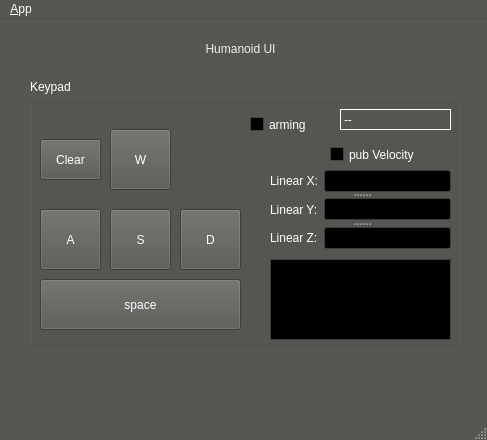
<?xml version="1.0" encoding="UTF-8"?>
<ui version="4.0">
 <class>MainWindowDesign</class>
 <widget class="QMainWindow" name="MainWindowDesign">
  <property name="geometry">
   <rect>
    <x>0</x>
    <y>0</y>
    <width>487</width>
    <height>440</height>
   </rect>
  </property>
  <property name="palette">
   <palette>
    <active>
     <colorrole role="WindowText">
      <brush brushstyle="SolidPattern">
       <color alpha="255">
        <red>255</red>
        <green>255</green>
        <blue>255</blue>
       </color>
      </brush>
     </colorrole>
     <colorrole role="Button">
      <brush brushstyle="SolidPattern">
       <color alpha="255">
        <red>85</red>
        <green>87</green>
        <blue>83</blue>
       </color>
      </brush>
     </colorrole>
     <colorrole role="Light">
      <brush brushstyle="SolidPattern">
       <color alpha="255">
        <red>127</red>
        <green>131</green>
        <blue>124</blue>
       </color>
      </brush>
     </colorrole>
     <colorrole role="Midlight">
      <brush brushstyle="SolidPattern">
       <color alpha="255">
        <red>106</red>
        <green>109</green>
        <blue>103</blue>
       </color>
      </brush>
     </colorrole>
     <colorrole role="Dark">
      <brush brushstyle="SolidPattern">
       <color alpha="255">
        <red>42</red>
        <green>43</green>
        <blue>41</blue>
       </color>
      </brush>
     </colorrole>
     <colorrole role="Mid">
      <brush brushstyle="SolidPattern">
       <color alpha="255">
        <red>56</red>
        <green>58</green>
        <blue>55</blue>
       </color>
      </brush>
     </colorrole>
     <colorrole role="Text">
      <brush brushstyle="SolidPattern">
       <color alpha="255">
        <red>255</red>
        <green>255</green>
        <blue>255</blue>
       </color>
      </brush>
     </colorrole>
     <colorrole role="BrightText">
      <brush brushstyle="SolidPattern">
       <color alpha="255">
        <red>255</red>
        <green>255</green>
        <blue>255</blue>
       </color>
      </brush>
     </colorrole>
     <colorrole role="ButtonText">
      <brush brushstyle="SolidPattern">
       <color alpha="255">
        <red>255</red>
        <green>255</green>
        <blue>255</blue>
       </color>
      </brush>
     </colorrole>
     <colorrole role="Base">
      <brush brushstyle="SolidPattern">
       <color alpha="255">
        <red>0</red>
        <green>0</green>
        <blue>0</blue>
       </color>
      </brush>
     </colorrole>
     <colorrole role="Window">
      <brush brushstyle="SolidPattern">
       <color alpha="255">
        <red>85</red>
        <green>87</green>
        <blue>83</blue>
       </color>
      </brush>
     </colorrole>
     <colorrole role="Shadow">
      <brush brushstyle="SolidPattern">
       <color alpha="255">
        <red>0</red>
        <green>0</green>
        <blue>0</blue>
       </color>
      </brush>
     </colorrole>
     <colorrole role="AlternateBase">
      <brush brushstyle="SolidPattern">
       <color alpha="255">
        <red>42</red>
        <green>43</green>
        <blue>41</blue>
       </color>
      </brush>
     </colorrole>
     <colorrole role="ToolTipBase">
      <brush brushstyle="SolidPattern">
       <color alpha="255">
        <red>255</red>
        <green>255</green>
        <blue>220</blue>
       </color>
      </brush>
     </colorrole>
     <colorrole role="ToolTipText">
      <brush brushstyle="SolidPattern">
       <color alpha="255">
        <red>0</red>
        <green>0</green>
        <blue>0</blue>
       </color>
      </brush>
     </colorrole>
     <colorrole role="PlaceholderText">
      <brush brushstyle="SolidPattern">
       <color alpha="128">
        <red>255</red>
        <green>255</green>
        <blue>255</blue>
       </color>
      </brush>
     </colorrole>
    </active>
    <inactive>
     <colorrole role="WindowText">
      <brush brushstyle="SolidPattern">
       <color alpha="255">
        <red>255</red>
        <green>255</green>
        <blue>255</blue>
       </color>
      </brush>
     </colorrole>
     <colorrole role="Button">
      <brush brushstyle="SolidPattern">
       <color alpha="255">
        <red>85</red>
        <green>87</green>
        <blue>83</blue>
       </color>
      </brush>
     </colorrole>
     <colorrole role="Light">
      <brush brushstyle="SolidPattern">
       <color alpha="255">
        <red>127</red>
        <green>131</green>
        <blue>124</blue>
       </color>
      </brush>
     </colorrole>
     <colorrole role="Midlight">
      <brush brushstyle="SolidPattern">
       <color alpha="255">
        <red>106</red>
        <green>109</green>
        <blue>103</blue>
       </color>
      </brush>
     </colorrole>
     <colorrole role="Dark">
      <brush brushstyle="SolidPattern">
       <color alpha="255">
        <red>42</red>
        <green>43</green>
        <blue>41</blue>
       </color>
      </brush>
     </colorrole>
     <colorrole role="Mid">
      <brush brushstyle="SolidPattern">
       <color alpha="255">
        <red>56</red>
        <green>58</green>
        <blue>55</blue>
       </color>
      </brush>
     </colorrole>
     <colorrole role="Text">
      <brush brushstyle="SolidPattern">
       <color alpha="255">
        <red>255</red>
        <green>255</green>
        <blue>255</blue>
       </color>
      </brush>
     </colorrole>
     <colorrole role="BrightText">
      <brush brushstyle="SolidPattern">
       <color alpha="255">
        <red>255</red>
        <green>255</green>
        <blue>255</blue>
       </color>
      </brush>
     </colorrole>
     <colorrole role="ButtonText">
      <brush brushstyle="SolidPattern">
       <color alpha="255">
        <red>255</red>
        <green>255</green>
        <blue>255</blue>
       </color>
      </brush>
     </colorrole>
     <colorrole role="Base">
      <brush brushstyle="SolidPattern">
       <color alpha="255">
        <red>0</red>
        <green>0</green>
        <blue>0</blue>
       </color>
      </brush>
     </colorrole>
     <colorrole role="Window">
      <brush brushstyle="SolidPattern">
       <color alpha="255">
        <red>85</red>
        <green>87</green>
        <blue>83</blue>
       </color>
      </brush>
     </colorrole>
     <colorrole role="Shadow">
      <brush brushstyle="SolidPattern">
       <color alpha="255">
        <red>0</red>
        <green>0</green>
        <blue>0</blue>
       </color>
      </brush>
     </colorrole>
     <colorrole role="AlternateBase">
      <brush brushstyle="SolidPattern">
       <color alpha="255">
        <red>42</red>
        <green>43</green>
        <blue>41</blue>
       </color>
      </brush>
     </colorrole>
     <colorrole role="ToolTipBase">
      <brush brushstyle="SolidPattern">
       <color alpha="255">
        <red>255</red>
        <green>255</green>
        <blue>220</blue>
       </color>
      </brush>
     </colorrole>
     <colorrole role="ToolTipText">
      <brush brushstyle="SolidPattern">
       <color alpha="255">
        <red>0</red>
        <green>0</green>
        <blue>0</blue>
       </color>
      </brush>
     </colorrole>
     <colorrole role="PlaceholderText">
      <brush brushstyle="SolidPattern">
       <color alpha="128">
        <red>255</red>
        <green>255</green>
        <blue>255</blue>
       </color>
      </brush>
     </colorrole>
    </inactive>
    <disabled>
     <colorrole role="WindowText">
      <brush brushstyle="SolidPattern">
       <color alpha="255">
        <red>42</red>
        <green>43</green>
        <blue>41</blue>
       </color>
      </brush>
     </colorrole>
     <colorrole role="Button">
      <brush brushstyle="SolidPattern">
       <color alpha="255">
        <red>85</red>
        <green>87</green>
        <blue>83</blue>
       </color>
      </brush>
     </colorrole>
     <colorrole role="Light">
      <brush brushstyle="SolidPattern">
       <color alpha="255">
        <red>127</red>
        <green>131</green>
        <blue>124</blue>
       </color>
      </brush>
     </colorrole>
     <colorrole role="Midlight">
      <brush brushstyle="SolidPattern">
       <color alpha="255">
        <red>106</red>
        <green>109</green>
        <blue>103</blue>
       </color>
      </brush>
     </colorrole>
     <colorrole role="Dark">
      <brush brushstyle="SolidPattern">
       <color alpha="255">
        <red>42</red>
        <green>43</green>
        <blue>41</blue>
       </color>
      </brush>
     </colorrole>
     <colorrole role="Mid">
      <brush brushstyle="SolidPattern">
       <color alpha="255">
        <red>56</red>
        <green>58</green>
        <blue>55</blue>
       </color>
      </brush>
     </colorrole>
     <colorrole role="Text">
      <brush brushstyle="SolidPattern">
       <color alpha="255">
        <red>42</red>
        <green>43</green>
        <blue>41</blue>
       </color>
      </brush>
     </colorrole>
     <colorrole role="BrightText">
      <brush brushstyle="SolidPattern">
       <color alpha="255">
        <red>255</red>
        <green>255</green>
        <blue>255</blue>
       </color>
      </brush>
     </colorrole>
     <colorrole role="ButtonText">
      <brush brushstyle="SolidPattern">
       <color alpha="255">
        <red>42</red>
        <green>43</green>
        <blue>41</blue>
       </color>
      </brush>
     </colorrole>
     <colorrole role="Base">
      <brush brushstyle="SolidPattern">
       <color alpha="255">
        <red>85</red>
        <green>87</green>
        <blue>83</blue>
       </color>
      </brush>
     </colorrole>
     <colorrole role="Window">
      <brush brushstyle="SolidPattern">
       <color alpha="255">
        <red>85</red>
        <green>87</green>
        <blue>83</blue>
       </color>
      </brush>
     </colorrole>
     <colorrole role="Shadow">
      <brush brushstyle="SolidPattern">
       <color alpha="255">
        <red>0</red>
        <green>0</green>
        <blue>0</blue>
       </color>
      </brush>
     </colorrole>
     <colorrole role="AlternateBase">
      <brush brushstyle="SolidPattern">
       <color alpha="255">
        <red>85</red>
        <green>87</green>
        <blue>83</blue>
       </color>
      </brush>
     </colorrole>
     <colorrole role="ToolTipBase">
      <brush brushstyle="SolidPattern">
       <color alpha="255">
        <red>255</red>
        <green>255</green>
        <blue>220</blue>
       </color>
      </brush>
     </colorrole>
     <colorrole role="ToolTipText">
      <brush brushstyle="SolidPattern">
       <color alpha="255">
        <red>0</red>
        <green>0</green>
        <blue>0</blue>
       </color>
      </brush>
     </colorrole>
     <colorrole role="PlaceholderText">
      <brush brushstyle="SolidPattern">
       <color alpha="128">
        <red>255</red>
        <green>255</green>
        <blue>255</blue>
       </color>
      </brush>
     </colorrole>
    </disabled>
   </palette>
  </property>
  <property name="windowTitle">
   <string>QRosApp</string>
  </property>
  <property name="windowIcon">
   <iconset resource="../resources/images.qrc">
    <normaloff>:/images/icon.png</normaloff>:/images/icon.png</iconset>
  </property>
  <property name="locale">
   <locale language="English" country="Australia"/>
  </property>
  <widget class="QWidget" name="centralwidget">
   <widget class="QLabel" name="label">
    <property name="geometry">
     <rect>
      <x>130</x>
      <y>10</y>
      <width>221</width>
      <height>41</height>
     </rect>
    </property>
    <property name="styleSheet">
     <string notr="true">font: 18pt &quot;Ubuntu&quot;;</string>
    </property>
    <property name="text">
     <string>&lt;html&gt;&lt;head/&gt;&lt;body&gt;&lt;p&gt;&lt;span style=&quot; color:#eeeeec;&quot;&gt;Humanoid UI&lt;/span&gt;&lt;/p&gt;&lt;/body&gt;&lt;/html&gt;</string>
    </property>
    <property name="alignment">
     <set>Qt::AlignCenter</set>
    </property>
   </widget>
   <widget class="QGroupBox" name="groupBox">
    <property name="geometry">
     <rect>
      <x>30</x>
      <y>60</y>
      <width>431</width>
      <height>271</height>
     </rect>
    </property>
    <property name="title">
     <string>Keypad</string>
    </property>
    <widget class="QPushButton" name="pushButton_S">
     <property name="geometry">
      <rect>
       <x>80</x>
       <y>130</y>
       <width>61</width>
       <height>61</height>
      </rect>
     </property>
     <property name="text">
      <string>S</string>
     </property>
    </widget>
    <widget class="QPushButton" name="pushButton_A">
     <property name="geometry">
      <rect>
       <x>10</x>
       <y>130</y>
       <width>61</width>
       <height>61</height>
      </rect>
     </property>
     <property name="text">
      <string>A</string>
     </property>
    </widget>
    <widget class="QPushButton" name="pushButton_space">
     <property name="geometry">
      <rect>
       <x>10</x>
       <y>200</y>
       <width>201</width>
       <height>51</height>
      </rect>
     </property>
     <property name="text">
      <string>space</string>
     </property>
    </widget>
    <widget class="QPushButton" name="pushButton_D">
     <property name="geometry">
      <rect>
       <x>150</x>
       <y>130</y>
       <width>61</width>
       <height>61</height>
      </rect>
     </property>
     <property name="text">
      <string>D</string>
     </property>
    </widget>
    <widget class="QPushButton" name="pushButton_clear">
     <property name="geometry">
      <rect>
       <x>10</x>
       <y>60</y>
       <width>61</width>
       <height>41</height>
      </rect>
     </property>
     <property name="text">
      <string>Clear</string>
     </property>
    </widget>
    <widget class="QSplitter" name="splitter">
     <property name="geometry">
      <rect>
       <x>240</x>
       <y>90</y>
       <width>181</width>
       <height>81</height>
      </rect>
     </property>
     <property name="orientation">
      <enum>Qt::Vertical</enum>
     </property>
     <widget class="QWidget" name="layoutWidget">
      <layout class="QHBoxLayout" name="horizontalLayout_3">
       <item>
        <widget class="QLabel" name="label_2">
         <property name="text">
          <string>Linear X:</string>
         </property>
        </widget>
       </item>
       <item>
        <widget class="QLineEdit" name="lineEditX"/>
       </item>
      </layout>
     </widget>
     <widget class="QWidget" name="layoutWidget">
      <layout class="QHBoxLayout" name="horizontalLayout_2">
       <item>
        <widget class="QLabel" name="label_3">
         <property name="text">
          <string>Linear Y:</string>
         </property>
        </widget>
       </item>
       <item>
        <widget class="QLineEdit" name="lineEditY"/>
       </item>
      </layout>
     </widget>
     <widget class="QWidget" name="layoutWidget">
      <layout class="QHBoxLayout" name="horizontalLayout">
       <item>
        <widget class="QLabel" name="label_4">
         <property name="text">
          <string>Linear Z:</string>
         </property>
        </widget>
       </item>
       <item>
        <widget class="QLineEdit" name="lineEditZ"/>
       </item>
      </layout>
     </widget>
    </widget>
    <widget class="QTextEdit" name="textEdit">
     <property name="geometry">
      <rect>
       <x>240</x>
       <y>180</y>
       <width>181</width>
       <height>81</height>
      </rect>
     </property>
    </widget>
    <widget class="QCheckBox" name="checkBoxVel">
     <property name="geometry">
      <rect>
       <x>300</x>
       <y>60</y>
       <width>121</width>
       <height>31</height>
      </rect>
     </property>
     <property name="text">
      <string>pub Velocity</string>
     </property>
    </widget>
    <widget class="QPushButton" name="pushButton_W">
     <property name="geometry">
      <rect>
       <x>80</x>
       <y>50</y>
       <width>61</width>
       <height>61</height>
      </rect>
     </property>
     <property name="text">
      <string>W</string>
     </property>
    </widget>
    <widget class="QLabel" name="label_mode">
     <property name="geometry">
      <rect>
       <x>310</x>
       <y>30</y>
       <width>111</width>
       <height>21</height>
      </rect>
     </property>
     <property name="frameShape">
      <enum>QFrame::Box</enum>
     </property>
     <property name="text">
      <string>--</string>
     </property>
    </widget>
    <widget class="QCheckBox" name="checkBoxArming">
     <property name="geometry">
      <rect>
       <x>220</x>
       <y>30</y>
       <width>81</width>
       <height>31</height>
      </rect>
     </property>
     <property name="text">
      <string>arming</string>
     </property>
    </widget>
   </widget>
  </widget>
  <widget class="QMenuBar" name="menubar">
   <property name="geometry">
    <rect>
     <x>0</x>
     <y>0</y>
     <width>487</width>
     <height>22</height>
    </rect>
   </property>
   <widget class="QMenu" name="menu_File">
    <property name="title">
     <string>&amp;App</string>
    </property>
    <addaction name="action_Preferences"/>
    <addaction name="separator"/>
    <addaction name="actionAbout"/>
    <addaction name="actionAbout_Qt"/>
    <addaction name="separator"/>
    <addaction name="action_Quit"/>
   </widget>
   <addaction name="menu_File"/>
  </widget>
  <widget class="QStatusBar" name="statusbar"/>
  <action name="action_Quit">
   <property name="text">
    <string>&amp;Quit</string>
   </property>
   <property name="shortcut">
    <string>Ctrl+Q</string>
   </property>
   <property name="shortcutContext">
    <enum>Qt::ApplicationShortcut</enum>
   </property>
  </action>
  <action name="action_Preferences">
   <property name="text">
    <string>&amp;Preferences</string>
   </property>
  </action>
  <action name="actionAbout">
   <property name="text">
    <string>&amp;About</string>
   </property>
  </action>
  <action name="actionAbout_Qt">
   <property name="text">
    <string>About &amp;Qt</string>
   </property>
  </action>
 </widget>
 <resources>
  <include location="../resources/images.qrc"/>
 </resources>
 <connections>
  <connection>
   <sender>action_Quit</sender>
   <signal>triggered()</signal>
   <receiver>MainWindowDesign</receiver>
   <slot>close()</slot>
   <hints>
    <hint type="sourcelabel">
     <x>-1</x>
     <y>-1</y>
    </hint>
    <hint type="destinationlabel">
     <x>399</x>
     <y>299</y>
    </hint>
   </hints>
  </connection>
 </connections>
</ui>
